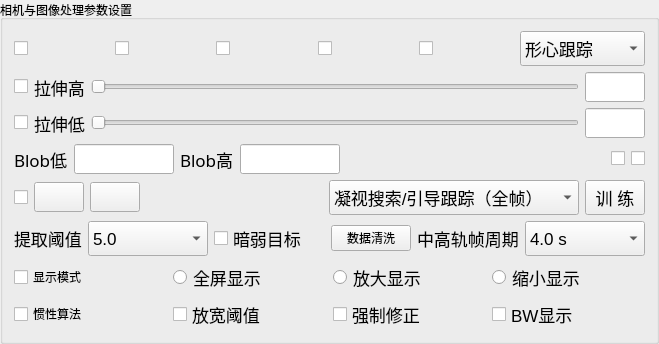
     <widget class="QGroupBox" name="groupBox">
      <property name="title">
       <string>相机与图像处理参数设置</string>
      </property>
      <property name="alignment">
       <set>Qt::AlignLeading|Qt::AlignLeft|Qt::AlignTop</set>
      </property>
      <layout class="QGridLayout" name="gridLayout_12">
       <item row="0" column="0">
        <layout class="QGridLayout" name="gridLayout_6">
         <item row="0" column="0">
          <layout class="QGridLayout" name="gridLayout_7">
           <item row="0" column="1">
            <widget class="QCheckBox" name="checkBox_MCCtrl">
             <property name="toolTip">
              <string>接受操控管理</string>
             </property>
             <property name="statusTip">
              <string/>
             </property>
             <property name="text">
              <string/>
             </property>
             <property name="icon">
              <iconset resource="MainWindow.qrc">
               <normaloff>:/Icon/Icon/multiple.png</normaloff>:/Icon/Icon/multiple.png</iconset>
             </property>
             <property name="iconSize">
              <size>
               <width>26</width>
               <height>26</height>
              </size>
             </property>
            </widget>
           </item>
           <item row="0" column="2">
            <widget class="QCheckBox" name="checkBox_TrackProc">
             <property name="toolTip">
              <string>开启搜索或跟踪</string>
             </property>
             <property name="statusTip">
              <string/>
             </property>
             <property name="text">
              <string/>
             </property>
             <property name="icon">
              <iconset resource="MainWindow.qrc">
               <normaloff>:/Icon/Resources/detect.png</normaloff>:/Icon/Resources/detect.png</iconset>
             </property>
             <property name="iconSize">
              <size>
               <width>24</width>
               <height>24</height>
              </size>
             </property>
            </widget>
           </item>
           <item row="0" column="4">
            <widget class="QCheckBox" name="checkBox_SpdValid">
             <property name="toolTip">
              <string>对伺服速度有效</string>
             </property>
             <property name="statusTip">
              <string/>
             </property>
             <property name="text">
              <string/>
             </property>
             <property name="icon">
              <iconset resource="MainWindow.qrc">
               <normaloff>:/Icon/Resources/velocity .png</normaloff>:/Icon/Resources/velocity .png</iconset>
             </property>
             <property name="iconSize">
              <size>
               <width>20</width>
               <height>20</height>
              </size>
             </property>
            </widget>
           </item>
           <item row="0" column="5">
            <widget class="QComboBox" name="comboBox_TrackMode_2">
             <property name="minimumSize">
              <size>
               <width>125</width>
               <height>35</height>
              </size>
             </property>
             <property name="font">
              <font>
               <pointsize>13</pointsize>
              </font>
             </property>
             <property name="toolTip">
              <string>目标提取方式</string>
             </property>
             <item>
              <property name="text">
               <string>形心跟踪</string>
              </property>
             </item>
             <item>
              <property name="text">
               <string>质心跟踪</string>
              </property>
             </item>
             <item>
              <property name="text">
               <string>边缘跟踪</string>
              </property>
             </item>
             <item>
              <property name="text">
               <string>相关跟踪</string>
              </property>
             </item>
            </widget>
           </item>
           <item row="0" column="3">
            <widget class="QCheckBox" name="checkBox_DistValid">
             <property name="toolTip">
              <string>对伺服脱靶量有效</string>
             </property>
             <property name="statusTip">
              <string/>
             </property>
             <property name="text">
              <string/>
             </property>
             <property name="icon">
              <iconset resource="MainWindow.qrc">
               <normaloff>:/Icon/Resources/DistErr.png</normaloff>:/Icon/Resources/DistErr.png</iconset>
             </property>
             <property name="iconSize">
              <size>
               <width>26</width>
               <height>26</height>
              </size>
             </property>
            </widget>
           </item>
           <item row="0" column="0">
            <widget class="QCheckBox" name="checkBox_ImageGrab">
             <property name="font">
              <font>
               <family>微软雅黑</family>
               <pointsize>12</pointsize>
              </font>
             </property>
             <property name="toolTip">
              <string>相机采集</string>
             </property>
             <property name="statusTip">
              <string/>
             </property>
             <property name="text">
              <string/>
             </property>
             <property name="icon">
              <iconset resource="MainWindow.qrc">
               <normaloff>:/Icon/Icon/cameraOn.png</normaloff>:/Icon/Icon/cameraOn.png</iconset>
             </property>
             <property name="iconSize">
              <size>
               <width>26</width>
               <height>26</height>
              </size>
             </property>
            </widget>
           </item>
          </layout>
         </item>
         <item row="1" column="0">
          <layout class="QHBoxLayout" name="horizontalLayout_2">
           <item>
            <widget class="QCheckBox" name="checkBox_EnhanceDisp">
             <property name="enabled">
              <bool>true</bool>
             </property>
             <property name="font">
              <font>
               <family>微软雅黑</family>
               <pointsize>12</pointsize>
              </font>
             </property>
             <property name="toolTip">
              <string>增强图像显示</string>
             </property>
             <property name="text">
              <string/>
             </property>
             <property name="icon">
              <iconset resource="MainWindow.qrc">
               <normaloff>:/Icon/Icon/Plus.png</normaloff>:/Icon/Icon/Plus.png</iconset>
             </property>
             <property name="iconSize">
              <size>
               <width>23</width>
               <height>23</height>
              </size>
             </property>
            </widget>
           </item>
           <item>
            <widget class="QLabel" name="label_BlobUp_2">
             <property name="font">
              <font>
               <family>微软雅黑</family>
               <pointsize>13</pointsize>
              </font>
             </property>
             <property name="text">
              <string>拉伸高</string>
             </property>
            </widget>
           </item>
           <item>
            <widget class="QSlider" name="horizontalSlider_ScaleUp">
             <property name="minimumSize">
              <size>
               <width>243</width>
               <height>0</height>
              </size>
             </property>
             <property name="maximum">
              <number>16384</number>
             </property>
             <property name="orientation">
              <enum>Qt::Horizontal</enum>
             </property>
            </widget>
           </item>
           <item>
            <widget class="QLineEdit" name="lineEdit_ScaleUp">
             <property name="minimumSize">
              <size>
               <width>60</width>
               <height>30</height>
              </size>
             </property>
             <property name="maximumSize">
              <size>
               <width>60</width>
               <height>16777215</height>
              </size>
             </property>
             <property name="alignment">
              <set>Qt::AlignCenter</set>
             </property>
            </widget>
           </item>
          </layout>
         </item>
         <item row="2" column="0">
          <layout class="QHBoxLayout" name="horizontalLayout">
           <item>
            <widget class="QCheckBox" name="checkBox_AutoScale">
             <property name="font">
              <font>
               <family>微软雅黑</family>
               <pointsize>12</pointsize>
              </font>
             </property>
             <property name="toolTip">
              <string>自动拉伸</string>
             </property>
             <property name="text">
              <string/>
             </property>
             <property name="icon">
              <iconset resource="MainWindow.qrc">
               <normaloff>:/Icon/Icon/scale.png</normaloff>:/Icon/Icon/scale.png</iconset>
             </property>
             <property name="iconSize">
              <size>
               <width>26</width>
               <height>26</height>
              </size>
             </property>
            </widget>
           </item>
           <item>
            <widget class="QLabel" name="label_BlobDown_2">
             <property name="font">
              <font>
               <family>微软雅黑</family>
               <pointsize>13</pointsize>
              </font>
             </property>
             <property name="text">
              <string>拉伸低</string>
             </property>
            </widget>
           </item>
           <item>
            <widget class="QSlider" name="horizontalSlider_ScaleDown">
             <property name="maximum">
              <number>16384</number>
             </property>
             <property name="orientation">
              <enum>Qt::Horizontal</enum>
             </property>
            </widget>
           </item>
           <item>
            <widget class="QLineEdit" name="lineEdit_ScaleDown">
             <property name="minimumSize">
              <size>
               <width>60</width>
               <height>30</height>
              </size>
             </property>
             <property name="maximumSize">
              <size>
               <width>60</width>
               <height>16777215</height>
              </size>
             </property>
             <property name="alignment">
              <set>Qt::AlignCenter</set>
             </property>
            </widget>
           </item>
          </layout>
         </item>
         <item row="3" column="0">
          <layout class="QGridLayout" name="gridLayout_5">
           <item row="0" column="1">
            <widget class="QLineEdit" name="lineEdit_BlobDown">
             <property name="minimumSize">
              <size>
               <width>100</width>
               <height>30</height>
              </size>
             </property>
             <property name="maximumSize">
              <size>
               <width>100</width>
               <height>16777215</height>
              </size>
             </property>
             <property name="alignment">
              <set>Qt::AlignCenter</set>
             </property>
            </widget>
           </item>
           <item row="0" column="5">
            <widget class="QCheckBox" name="checkBox_TrackSave">
             <property name="toolTip">
              <string>目标搜索或跟踪数据存储</string>
             </property>
             <property name="text">
              <string/>
             </property>
             <property name="icon">
              <iconset resource="MainWindow.qrc">
               <normaloff>:/Icon/Icon/Save.png</normaloff>:/Icon/Icon/Save.png</iconset>
             </property>
             <property name="iconSize">
              <size>
               <width>23</width>
               <height>23</height>
              </size>
             </property>
            </widget>
           </item>
           <item row="0" column="3">
            <widget class="QLineEdit" name="lineEdit_BlobUp">
             <property name="minimumSize">
              <size>
               <width>100</width>
               <height>30</height>
              </size>
             </property>
             <property name="maximumSize">
              <size>
               <width>100</width>
               <height>16777215</height>
              </size>
             </property>
             <property name="alignment">
              <set>Qt::AlignCenter</set>
             </property>
            </widget>
           </item>
           <item row="0" column="2">
            <widget class="QLabel" name="label_BlobUp">
             <property name="font">
              <font>
               <family>微软雅黑</family>
               <pointsize>13</pointsize>
              </font>
             </property>
             <property name="text">
              <string>Blob高</string>
             </property>
            </widget>
           </item>
           <item row="0" column="0">
            <widget class="QLabel" name="label_BlobDown">
             <property name="font">
              <font>
               <family>微软雅黑</family>
               <pointsize>13</pointsize>
              </font>
             </property>
             <property name="text">
              <string>Blob低</string>
             </property>
            </widget>
           </item>
           <item row="0" column="6">
            <widget class="QCheckBox" name="checkBox_DrawStarMap">
             <property name="font">
              <font>
               <family>微软雅黑</family>
               <pointsize>12</pointsize>
              </font>
             </property>
             <property name="toolTip">
              <string>绘制理论星图</string>
             </property>
             <property name="text">
              <string/>
             </property>
             <property name="icon">
              <iconset resource="MainWindow.qrc">
               <normaloff>:/Icon/Icon/binary.png</normaloff>:/Icon/Icon/binary.png</iconset>
             </property>
             <property name="iconSize">
              <size>
               <width>25</width>
               <height>25</height>
              </size>
             </property>
            </widget>
           </item>
           <item row="0" column="4">
            <spacer name="horizontalSpacer_6">
             <property name="font">
              <font>
               <family>微软雅黑</family>
               <pointsize>12</pointsize>
               <weight>50</weight>
               <italic>false</italic>
               <bold>false</bold>
              </font>
             </property>
             <property name="orientation">
              <enum>Qt::Horizontal</enum>
             </property>
             <property name="sizeHint" stdset="0">
              <size>
               <width>18</width>
               <height>20</height>
              </size>
             </property>
            </spacer>
           </item>
          </layout>
         </item>
         <item row="4" column="0">
          <layout class="QGridLayout" name="gridLayout_10">
           <item row="0" column="2">
            <widget class="QPushButton" name="pushButton_TrackParamsSet">
             <property name="minimumSize">
              <size>
               <width>50</width>
               <height>30</height>
              </size>
             </property>
             <property name="maximumSize">
              <size>
               <width>30</width>
               <height>16777215</height>
              </size>
             </property>
             <property name="toolTip">
              <string>配置文件参数设置</string>
             </property>
             <property name="text">
              <string/>
             </property>
             <property name="icon">
              <iconset resource="MainWindow.qrc">
               <normaloff>:/Icon/Resources/Set.png</normaloff>:/Icon/Resources/Set.png</iconset>
             </property>
             <property name="iconSize">
              <size>
               <width>23</width>
               <height>23</height>
              </size>
             </property>
            </widget>
           </item>
           <item row="0" column="0">
            <widget class="QCheckBox" name="checkBox_TrackInfoEN">
             <property name="toolTip">
              <string>激活配置文件编辑框</string>
             </property>
             <property name="text">
              <string/>
             </property>
            </widget>
           </item>
           <item row="0" column="1">
            <widget class="QPushButton" name="pushButton_TrackParamsRefresh">
             <property name="minimumSize">
              <size>
               <width>50</width>
               <height>30</height>
              </size>
             </property>
             <property name="maximumSize">
              <size>
               <width>30</width>
               <height>16777215</height>
              </size>
             </property>
             <property name="toolTip">
              <string>配置文件参数刷新与加载</string>
             </property>
             <property name="text">
              <string/>
             </property>
             <property name="icon">
              <iconset resource="MainWindow.qrc">
               <normaloff>:/Icon/Icon/clock.png</normaloff>:/Icon/Icon/clock.png</iconset>
             </property>
             <property name="iconSize">
              <size>
               <width>23</width>
               <height>23</height>
              </size>
             </property>
            </widget>
           </item>
           <item row="0" column="5">
            <widget class="QPushButton" name="pushButton_TrainCam">
             <property name="minimumSize">
              <size>
               <width>60</width>
               <height>35</height>
              </size>
             </property>
             <property name="maximumSize">
              <size>
               <width>60</width>
               <height>16777215</height>
              </size>
             </property>
             <property name="font">
              <font>
               <pointsize>13</pointsize>
              </font>
             </property>
             <property name="text">
              <string>训 练</string>
             </property>
            </widget>
           </item>
           <item row="0" column="4">
            <widget class="QComboBox" name="comboBox_TrackMode">
             <property name="minimumSize">
              <size>
               <width>250</width>
               <height>35</height>
              </size>
             </property>
             <property name="maximumSize">
              <size>
               <width>250</width>
               <height>16777215</height>
              </size>
             </property>
             <property name="font">
              <font>
               <pointsize>13</pointsize>
              </font>
             </property>
             <property name="toolTip">
              <string>工作模式</string>
             </property>
             <item>
              <property name="text">
               <string>凝视搜索/引导跟踪（全帧）</string>
              </property>
             </item>
             <item>
              <property name="text">
               <string>恒动搜索（全帧）</string>
              </property>
             </item>
             <item>
              <property name="text">
               <string>闭环跟踪 （开窗）</string>
              </property>
             </item>
             <item>
              <property name="text">
               <string>星校（开窗）</string>
              </property>
             </item>
             <item>
              <property name="text">
               <string>手动提取（全帧）</string>
              </property>
             </item>
            </widget>
           </item>
           <item row="0" column="3">
            <spacer name="horizontalSpacer_5">
             <property name="font">
              <font>
               <family>微软雅黑</family>
               <pointsize>12</pointsize>
               <weight>50</weight>
               <italic>false</italic>
               <bold>false</bold>
              </font>
             </property>
             <property name="orientation">
              <enum>Qt::Horizontal</enum>
             </property>
             <property name="sizeHint" stdset="0">
              <size>
               <width>18</width>
               <height>20</height>
              </size>
             </property>
            </spacer>
           </item>
          </layout>
         </item>
         <item row="5" column="0">
          <layout class="QHBoxLayout" name="horizontalLayout_3">
           <item>
            <layout class="QGridLayout" name="gridLayout_8">
             <item row="0" column="0">
              <widget class="QLabel" name="label_BlobUp_3">
               <property name="font">
                <font>
                 <family>微软雅黑</family>
                 <pointsize>13</pointsize>
                </font>
               </property>
               <property name="text">
                <string>提取阈值</string>
               </property>
              </widget>
             </item>
             <item row="0" column="1">
              <widget class="QComboBox" name="comboBox_ThreshBW">
               <property name="minimumSize">
                <size>
                 <width>120</width>
                 <height>35</height>
                </size>
               </property>
               <property name="font">
                <font>
                 <pointsize>13</pointsize>
                </font>
               </property>
               <property name="toolTip">
                <string>目标提取方式</string>
               </property>
               <item>
                <property name="text">
                 <string>5.0</string>
                </property>
               </item>
               <item>
                <property name="text">
                 <string>6.0</string>
                </property>
               </item>
               <item>
                <property name="text">
                 <string>7.0</string>
                </property>
               </item>
               <item>
                <property name="text">
                 <string>8.0</string>
                </property>
               </item>
              </widget>
             </item>
            </layout>
           </item>
           <item>
            <widget class="QCheckBox" name="checkBox_Dark">
             <property name="font">
              <font>
               <pointsize>13</pointsize>
              </font>
             </property>
             <property name="text">
              <string>暗弱目标</string>
             </property>
            </widget>
           </item>
           <item>
            <spacer name="horizontalSpacer_4">
             <property name="font">
              <font>
               <family>微软雅黑</family>
               <pointsize>12</pointsize>
               <weight>50</weight>
               <italic>false</italic>
               <bold>false</bold>
              </font>
             </property>
             <property name="orientation">
              <enum>Qt::Horizontal</enum>
             </property>
             <property name="sizeHint" stdset="0">
              <size>
               <width>18</width>
               <height>20</height>
              </size>
             </property>
            </spacer>
           </item>
           <item>
            <widget class="QPushButton" name="pushButton_CleanData">
             <property name="text">
              <string>数据清洗</string>
             </property>
            </widget>
           </item>
           <item>
            <layout class="QGridLayout" name="gridLayout_9">
             <item row="0" column="0">
              <widget class="QLabel" name="label_BlobUp_4">
               <property name="font">
                <font>
                 <family>微软雅黑</family>
                 <pointsize>13</pointsize>
                </font>
               </property>
               <property name="text">
                <string>中高轨帧周期</string>
               </property>
              </widget>
             </item>
             <item row="0" column="1">
              <widget class="QComboBox" name="comboBox_FrameFreq">
               <property name="minimumSize">
                <size>
                 <width>120</width>
                 <height>35</height>
                </size>
               </property>
               <property name="font">
                <font>
                 <pointsize>13</pointsize>
                </font>
               </property>
               <property name="toolTip">
                <string>目标提取方式</string>
               </property>
               <item>
                <property name="text">
                 <string>4.0 s</string>
                </property>
               </item>
               <item>
                <property name="text">
                 <string>5.0 s</string>
                </property>
               </item>
               <item>
                <property name="text">
                 <string>6.0 s</string>
                </property>
               </item>
               <item>
                <property name="text">
                 <string>8.0 s</string>
                </property>
               </item>
               <item>
                <property name="text">
                 <string>10.0 s</string>
                </property>
               </item>
              </widget>
             </item>
            </layout>
           </item>
          </layout>
         </item>
         <item row="6" column="0">
          <layout class="QGridLayout" name="gridLayout_2">
           <item row="0" column="1">
            <widget class="QRadioButton" name="radioButton_ZoomFit">
             <property name="font">
              <font>
               <pointsize>13</pointsize>
              </font>
             </property>
             <property name="text">
              <string>全屏显示</string>
             </property>
            </widget>
           </item>
           <item row="0" column="2">
            <widget class="QRadioButton" name="radioButton_ZoomOut">
             <property name="font">
              <font>
               <pointsize>13</pointsize>
              </font>
             </property>
             <property name="text">
              <string>放大显示</string>
             </property>
            </widget>
           </item>
           <item row="1" column="3">
            <widget class="QCheckBox" name="checkBox_DispBW">
             <property name="font">
              <font>
               <pointsize>13</pointsize>
              </font>
             </property>
             <property name="text">
              <string>BW显示</string>
             </property>
            </widget>
           </item>
           <item row="1" column="2">
            <widget class="QCheckBox" name="checkBox_ForceRePoint">
             <property name="font">
              <font>
               <pointsize>13</pointsize>
              </font>
             </property>
             <property name="text">
              <string>强制修正</string>
             </property>
            </widget>
           </item>
           <item row="1" column="1">
            <widget class="QCheckBox" name="checkBox_LooseThresh">
             <property name="font">
              <font>
               <pointsize>13</pointsize>
              </font>
             </property>
             <property name="text">
              <string>放宽阈值</string>
             </property>
            </widget>
           </item>
           <item row="0" column="3">
            <widget class="QRadioButton" name="radioButton_ZoomIn">
             <property name="font">
              <font>
               <pointsize>13</pointsize>
              </font>
             </property>
             <property name="text">
              <string>缩小显示</string>
             </property>
            </widget>
           </item>
           <item row="0" column="0">
            <widget class="QCheckBox" name="checkBox_LockDisp">
             <property name="text">
              <string>显示模式</string>
             </property>
            </widget>
           </item>
           <item row="1" column="0">
            <widget class="QCheckBox" name="checkBox_TrackAlgorithm">
             <property name="text">
              <string>惯性算法</string>
             </property>
            </widget>
           </item>
          </layout>
         </item>
        </layout>
       </item>
      </layout>
     </widget>
